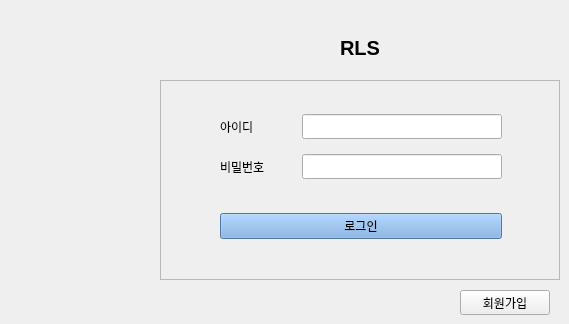
         <widget class="QWidget" name="login_page">
          <widget class="QLabel" name="label_2">
           <property name="geometry">
            <rect>
             <x>340</x>
             <y>40</y>
             <width>57</width>
             <height>15</height>
            </rect>
           </property>
           <property name="font">
            <font>
             <pointsize>15</pointsize>
             <weight>75</weight>
             <bold>true</bold>
            </font>
           </property>
           <property name="text">
            <string>RLS</string>
           </property>
          </widget>
          <widget class="QFrame" name="frame_6">
           <property name="geometry">
            <rect>
             <x>160</x>
             <y>80</y>
             <width>400</width>
             <height>200</height>
            </rect>
           </property>
           <property name="minimumSize">
            <size>
             <width>400</width>
             <height>200</height>
            </size>
           </property>
           <property name="maximumSize">
            <size>
             <width>400</width>
             <height>200</height>
            </size>
           </property>
           <property name="layoutDirection">
            <enum>Qt::LeftToRight</enum>
           </property>
           <property name="frameShape">
            <enum>QFrame::StyledPanel</enum>
           </property>
           <property name="frameShadow">
            <enum>QFrame::Raised</enum>
           </property>
           <widget class="QWidget" name="layoutWidget">
            <property name="geometry">
             <rect>
              <x>60</x>
              <y>30</y>
              <width>282</width>
              <height>134</height>
             </rect>
            </property>
            <layout class="QVBoxLayout" name="verticalLayout_75">
             <property name="spacing">
              <number>30</number>
             </property>
             <item>
              <layout class="QVBoxLayout" name="verticalLayout_74">
               <property name="spacing">
                <number>15</number>
               </property>
               <item>
                <layout class="QHBoxLayout" name="horizontalLayout_12">
                 <property name="spacing">
                  <number>30</number>
                 </property>
                 <item>
                  <widget class="QLabel" name="labelLoginID">
                   <property name="text">
                    <string>아이디</string>
                   </property>
                  </widget>
                 </item>
                 <item>
                  <widget class="QLineEdit" name="Customer_Gui_lineLoginPageID">
                   <property name="minimumSize">
                    <size>
                     <width>200</width>
                     <height>25</height>
                    </size>
                   </property>
                   <property name="maximumSize">
                    <size>
                     <width>200</width>
                     <height>25</height>
                    </size>
                   </property>
                  </widget>
                 </item>
                </layout>
               </item>
               <item>
                <layout class="QHBoxLayout" name="horizontalLayout_14">
                 <property name="spacing">
                  <number>20</number>
                 </property>
                 <item>
                  <widget class="QLabel" name="labelLoginPW">
                   <property name="text">
                    <string>비밀번호</string>
                   </property>
                  </widget>
                 </item>
                 <item>
                  <widget class="QLineEdit" name="Customer_Gui_LoginPagePW">
                   <property name="minimumSize">
                    <size>
                     <width>200</width>
                     <height>25</height>
                    </size>
                   </property>
                   <property name="maximumSize">
                    <size>
                     <width>200</width>
                     <height>25</height>
                    </size>
                   </property>
                   <property name="echoMode">
                    <enum>QLineEdit::Password</enum>
                   </property>
                  </widget>
                 </item>
                </layout>
               </item>
              </layout>
             </item>
             <item>
              <widget class="QPushButton" name="Customer_Gui_btnLoginPageLogin">
               <property name="styleSheet">
                <string notr="true">background-color:#71a5de;</string>
               </property>
               <property name="text">
                <string>로그인</string>
               </property>
              </widget>
             </item>
            </layout>
           </widget>
          </widget>
          <widget class="QPushButton" name="Customer_Gui_btnLoginPageSignUp">
           <property name="geometry">
            <rect>
             <x>460</x>
             <y>290</y>
             <width>90</width>
             <height>25</height>
            </rect>
           </property>
           <property name="text">
            <string>회원가입</string>
           </property>
          </widget>
         </widget>
